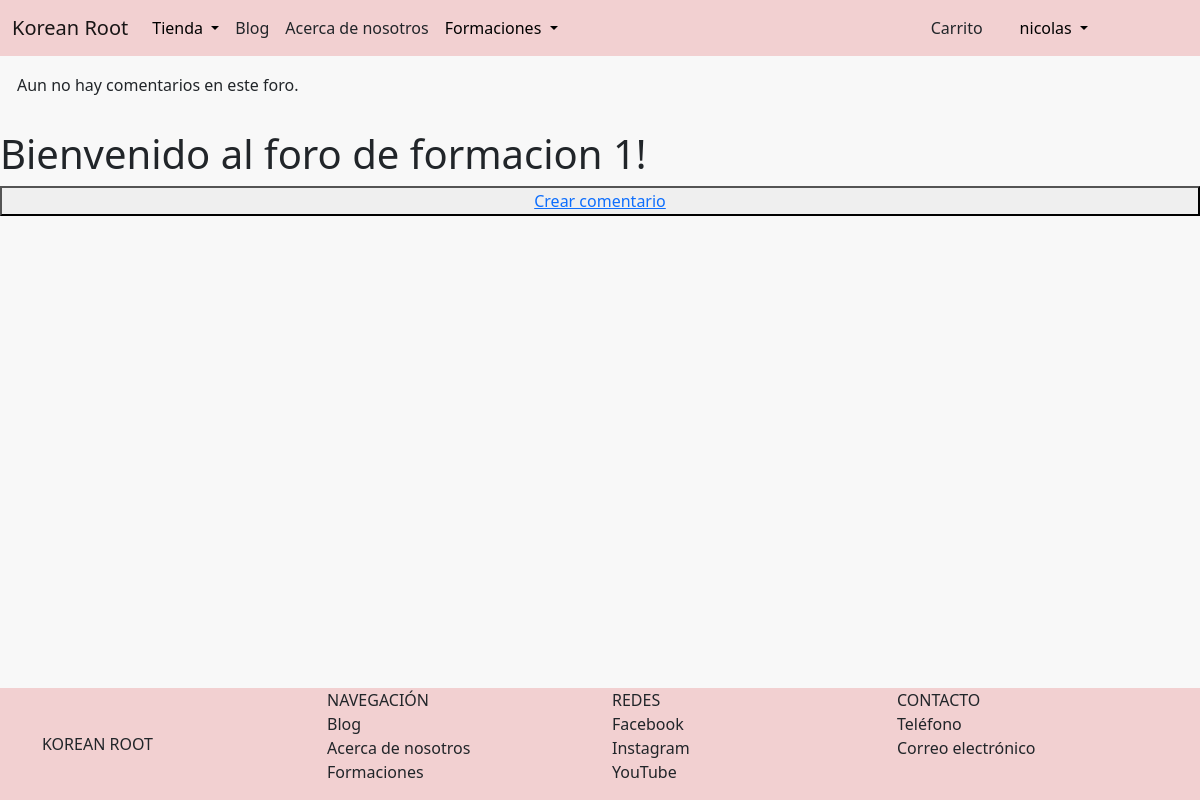
Page /capacitaciones/foro/1 (signed in) on the earlier database version.
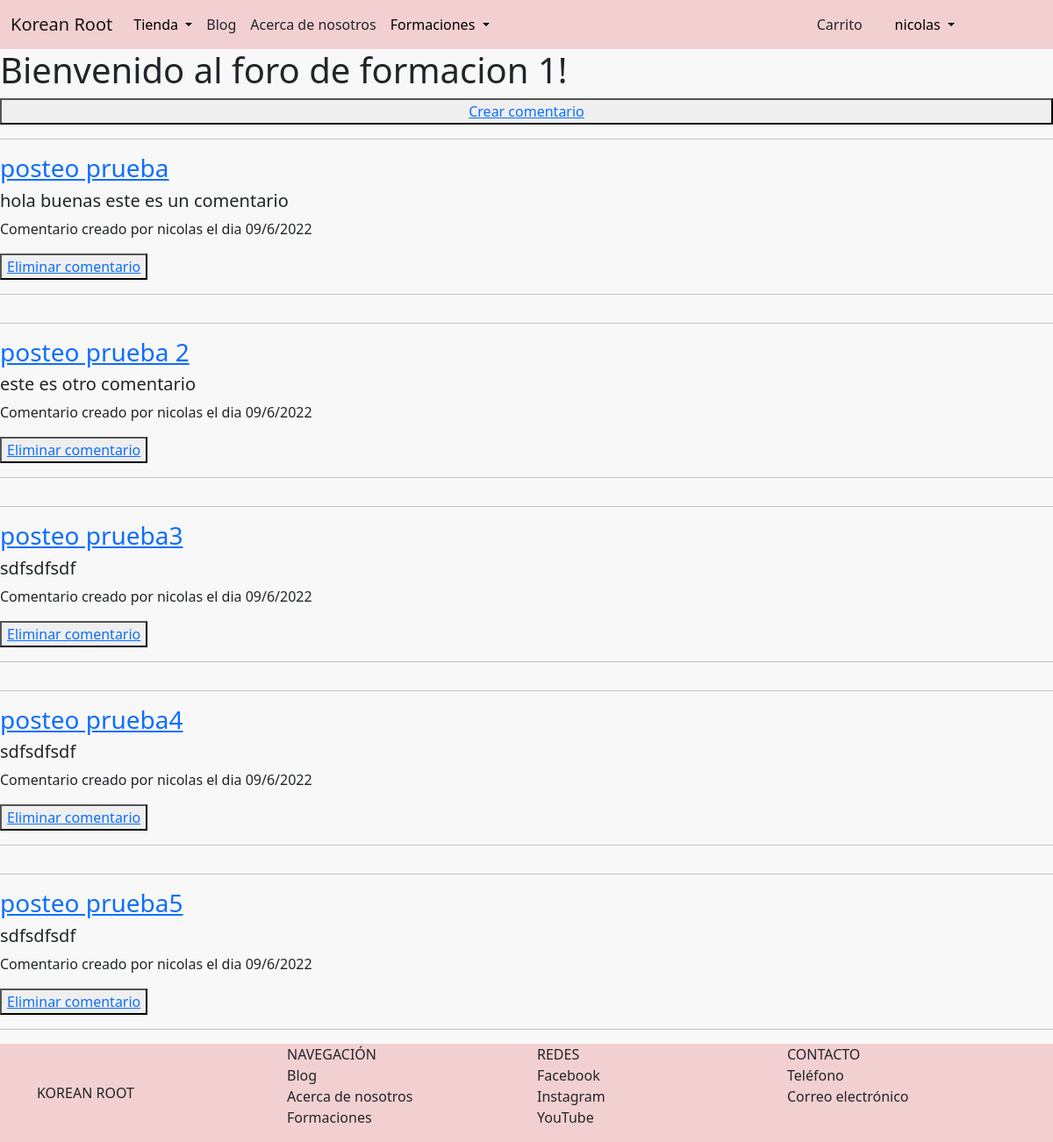
Same page on the later database version.
### AppCursos/models.py (models this page shows, shortened)
class ComentarioForo(models.Model):
    usuario = models.ForeignKey(User, on_delete=models.CASCADE)
    titulo = models.CharField(max_length=80)
    cuerpo = models.TextField()
    fecha = models.DateField(auto_now_add=True)
    curso = models.ForeignKey(Capacitacion, on_delete=models.CASCADE)

### AppCursos/views.py (the view)
# urls.py: path('foro/<id>', views.foro, name="foro"),
@login_required
def foro(request, id):
      usuario = request.user
      cursos_usuario = Capacitacion.objects.filter(operaciones__usuario_id=usuario.id)
      curso = Capacitacion.objects.get(id=id)
      if curso in cursos_usuario:
            comentarios = ComentarioForo.objects.filter(curso_id = curso.id)
            if not comentarios:
                  messages.error(request, 'Aun no hay comentarios en este foro.')
            return render(request, 'AppCursos/foro.html', {'comentarios': comentarios, 'curso': curso})
      else:
            messages.error(request, 'Solo puedes acceder a los foros de las formaciones que poseas.')
            return redirect('mis_capacitaciones')

### AppCursos/templates/AppCursos/foro.html
{% extends 'AppTienda/padre.html' %}
{% load static %}
{% block contenidoQueCambia %}
    <h1>Bienvenido al foro de {{curso.nombre}}!</h1>
    <button><a href="{% url 'cursos:nuevo_comentario' id=curso.id %}">Crear comentario</a></button>
    {% for comentario in comentarios %}
        <div>
            <hr>
            <h3><a href="{% url 'cursos:detalle_comentario' id=comentario.id %}">{{comentario.titulo}}</a></h3>
            <h5>{{comentario.cuerpo}}</h5>
            <p>Comentario creado por {{comentario.usuario}} el dia {{comentario.fecha|date:'d/n/Y'}}</p>
            {% if comentario.usuario == request.user %}
                <button><a href="{% url 'cursos:eliminar_comentario' id=comentario.id %}">Eliminar comentario</a></button>
            {% endif %}
            <hr>
        </div>
    {% endfor %}
{% endblock %}

### AppTienda/templates/AppTienda/padre.html (shortened to what the changed rows need)
<!doctype html>
<html lang="en">
  <head>
    {% load static %}
    <link href="https://cdn.jsdelivr.net/npm/bootstrap@5.1.3/dist/css/bootstrap.min.css" rel="stylesheet">
  </head>
  <body class="body">
        <nav class="navbar navbar-expand-sm navbar-light" style="background-color:rgb(242, 208, 209)">
            <div class="container">
            </div>
            {% if user.is_authenticated %}
              <div class="d-grid gap-2 d-sm-flex justify-content-end" style="width: 6rem; margin-right: 6rem;">
            {% endif %}
        </nav>
    {% if messages %}
        {% for mensaje in messages %}
            <div class="alert alert-{{ mensaje.tags }}">{{mensaje}}</div>
        {% endfor %}
    {% endif %}
    {% block contenidoQueCambia %}
    {% endblock %}
  <footer
  class="footer"
  >
    <div class="container">
    </div>
  </footer>
  </body>
</html>

Differences in the rows shown:
added ComentarioForo: titulo "posteo prueba", cuerpo "hola buenas este es un comentario", usuario "nicolas", fecha "09/6/2022", shows "Eliminar comentario"
added ComentarioForo: titulo "posteo prueba 2", cuerpo "este es otro comentario", usuario "nicolas", fecha "09/6/2022", shows "Eliminar comentario"
added ComentarioForo: titulo "posteo prueba3", cuerpo "sdfsdfsdf", usuario "nicolas", fecha "09/6/2022", shows "Eliminar comentario"
added ComentarioForo: titulo "posteo prueba4", cuerpo "sdfsdfsdf", usuario "nicolas", fecha "09/6/2022", shows "Eliminar comentario"
added ComentarioForo: titulo "posteo prueba5", cuerpo "sdfsdfsdf", usuario "nicolas", fecha "09/6/2022", shows "Eliminar comentario"
Other differences:
list line gone: "Aun no hay comentarios en este foro."
